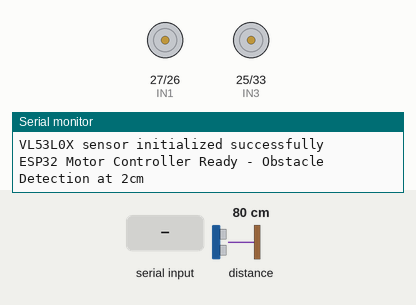
Recording of a sketch running on a simulated ESP32. Parts: motor-driver pin pairs drawn as motors (green arrow = first pin HIGH = forward, orange = second pin HIGH = backward, longer = more drive, scaled by the enable pin), the last lines printed to the serial monitor. Inputs (shaded band) come from the test bench; at power-on: distance to the obstacle 80 cm.

Above: at 1.2 s.
1.3 s: "90,45\n" received over Serial
At 2.5 s:
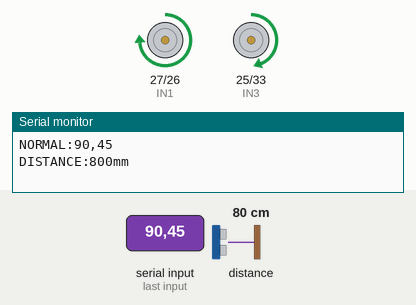
2.8 s: "30,150\n" received over Serial
At 3.4 s:
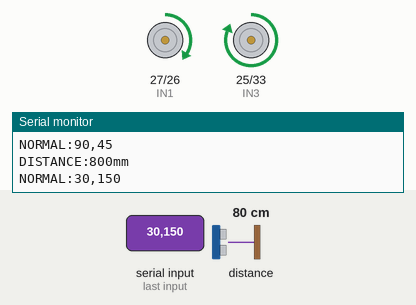
4.3 s: "1,90\n" received over Serial
At 5.3 s:
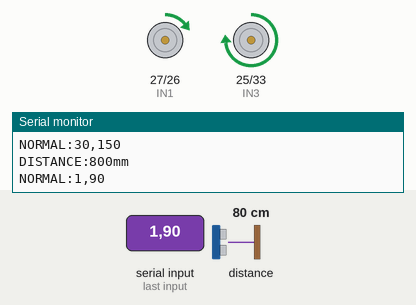
Timing chart, 0 to 7.3 s (numbered marks = the images above; inputs shaded):
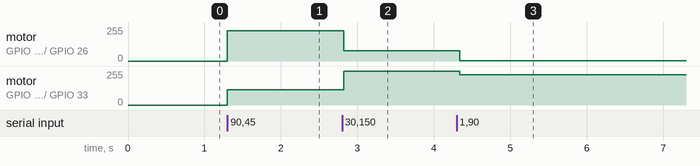

Measured:
- after the input at 1.3 s, motor on GPIO 27 (IN1) / GPIO 26 (IN2): stopped → forward 228/255 at once; motor on GPIO 25 (IN3) / GPIO 33 (IN4): stopped → forward 114/255 at once
- after the input at 2.8 s, motor on GPIO 27 (IN1) / GPIO 26 (IN2): forward 228/255 → forward 76/255 at once; motor on GPIO 25 (IN3) / GPIO 33 (IN4): forward 114/255 → forward 255/255 at once
- after the input at 4.3 s, motor on GPIO 27 (IN1) / GPIO 26 (IN2): forward 76/255 → forward 2/255 at once; motor on GPIO 25 (IN3) / GPIO 33 (IN4): forward 255/255 → forward 228/255 at once

The sketch:

esp_withVL.ino
```cpp
#include <Arduino.h>
#include <Wire.h>
#include <VL53L0X.h>

// Pin Motor sesuai konfigurasi Anda
#define ENA 14   // PWM Motor Kiri
#define IN1 27   // Motor Kiri
#define IN2 26   // Motor Kiri
#define IN3 25   // Motor Kanan
#define IN4 33   // Motor Kanan
#define ENB 32   // PWM Motor Kanan

// Pin I2C untuk VL53L0X (default ESP32)
#define SDA_PIN 21
#define SCL_PIN 22

// Obstacle detection parameters
#define OBSTACLE_DISTANCE 20   // Jarak deteksi obstacle dalam mm (2cm)
#define SENSOR_TIMEOUT 500     // Timeout sensor dalam ms

// Variabel untuk parsing serial
String inputString = "";
bool stringComplete = false;

// Variabel untuk motor control dan obstacle
int requestedPwmLeft = 0;
int requestedPwmRight = 0;
bool obstacleDetected = false;

// VL53L0X sensor object
VL53L0X sensor;
bool sensorInitialized = false;

void setup() {
  // Inisialisasi Serial
  Serial.begin(115200);
  inputString.reserve(50);

  // Setup pin motor
  pinMode(ENA, OUTPUT);
  pinMode(IN1, OUTPUT);
  pinMode(IN2, OUTPUT);
  pinMode(IN3, OUTPUT);
  pinMode(IN4, OUTPUT);
  pinMode(ENB, OUTPUT);

  // Setup PWM
  ledcSetup(0, 5000, 8);  // Channel 0 untuk ENA
  ledcSetup(1, 5000, 8);  // Channel 1 untuk ENB
  ledcAttachPin(ENA, 0);
  ledcAttachPin(ENB, 1);

  // Motor diam awal
  stopMotors();

  // Inisialisasi I2C
  Wire.begin(SDA_PIN, SCL_PIN);

  // Inisialisasi VL53L0X
  Serial.println("Initializing VL53L0X sensor...");
  sensor.setTimeout(SENSOR_TIMEOUT);

  if (!sensor.init()) {
    Serial.println("WARNING: VL53L0X sensor not found! Robot will work without obstacle detection.");
    sensorInitialized = false;
  } else {
    Serial.println("VL53L0X sensor initialized successfully");
    sensor.setMeasurementTimingBudget(20000); // 20ms untuk update cepat
    sensor.startContinuous();
    sensorInitialized = true;
  }

  Serial.println("ESP32 Motor Controller Ready - Obstacle Detection at 2cm");
}

void loop() {
  // Baca sensor jarak jika tersedia
  if (sensorInitialized) {
    checkObstacle();
  }

  // Baca data serial dari Raspberry Pi
  if (stringComplete) {
    // Parse data (format: "pwm_kiri,pwm_kanan")
    int commaIndex = inputString.indexOf(',');
    if (commaIndex > 0) {
      requestedPwmLeft = inputString.substring(0, commaIndex).toInt();
      requestedPwmRight = inputString.substring(commaIndex + 1).toInt();

      // Kontrol motor berdasarkan status obstacle
      if (obstacleDetected) {
        // Jika ada obstacle, stop motor dan kirim status ke Raspi
        setMotors(0, 0);
        Serial.print("OBSTACLE_DETECTED:");
        Serial.print(requestedPwmLeft);
        Serial.print(",");
        Serial.println(requestedPwmRight);
      } else {
        // Jika tidak ada obstacle, jalankan motor normal
        setMotors(requestedPwmLeft, requestedPwmRight);
        Serial.print("NORMAL:");
        Serial.print(requestedPwmLeft);
        Serial.print(",");
        Serial.println(requestedPwmRight);
      }
    }

    // Reset string
    inputString = "";
    stringComplete = false;
  }

  delay(10); // Small delay untuk stabilitas
}

// Fungsi untuk mengecek obstacle
void checkObstacle() {
  static unsigned long lastSensorRead = 0;
  const unsigned long sensorInterval = 30; // Baca sensor setiap 30ms

  if (millis() - lastSensorRead >= sensorInterval) {
    uint16_t distance = sensor.readRangeContinuousMillimeters();

    if (sensor.timeoutOccurred()) {
      // Jika sensor timeout, anggap tidak ada obstacle
      obstacleDetected = false;
    } else if (distance <= OBSTACLE_DISTANCE && distance > 0) {
      // Obstacle terdeteksi pada jarak 2cm atau kurang
      if (!obstacleDetected) {
        Serial.print("OBSTACLE_ALERT:");
        Serial.print(distance);
        Serial.println("mm");
        obstacleDetected = true;
      }
    } else {
      // Tidak ada obstacle
      if (obstacleDetected) {
        Serial.println("OBSTACLE_CLEARED");
        obstacleDetected = false;
      }
    }

    lastSensorRead = millis();

    // Debug output jarak sensor (berkala)
    static unsigned long lastDistanceOutput = 0;
    if (millis() - lastDistanceOutput >= 2000) { // Setiap 2 detik
      Serial.print("DISTANCE:");
      Serial.print(distance);
      Serial.println("mm");
      lastDistanceOutput = millis();
    }
  }
}

// Fungsi untuk menggerakkan motor
void setMotors(int pwmLeft, int pwmRight) {
  // Motor Kiri
  if (pwmLeft > 0) {
    digitalWrite(IN1, HIGH);
    digitalWrite(IN2, LOW);
    ledcWrite(0, map(pwmLeft, 0, 100, 0, 255));
  } else if (pwmLeft < 0) {
    digitalWrite(IN1, LOW);
    digitalWrite(IN2, HIGH);
    ledcWrite(0, map(abs(pwmLeft), 0, 100, 0, 255));
  } else {
    digitalWrite(IN1, LOW);
    digitalWrite(IN2, LOW);
    ledcWrite(0, 0);
  }

  // Motor Kanan
  if (pwmRight > 0) {
    digitalWrite(IN3, HIGH);
    digitalWrite(IN4, LOW);
    ledcWrite(1, map(pwmRight, 0, 100, 0, 255));
  } else if (pwmRight < 0) {
    digitalWrite(IN3, LOW);
    digitalWrite(IN4, HIGH);
    ledcWrite(1, map(abs(pwmRight), 0, 100, 0, 255));
  } else {
    digitalWrite(IN3, LOW);
    digitalWrite(IN4, LOW);
    ledcWrite(1, 0);
  }
}

void stopMotors() {
  digitalWrite(IN1, LOW);
  digitalWrite(IN2, LOW);
  digitalWrite(IN3, LOW);
  digitalWrite(IN4, LOW);
  ledcWrite(0, 0);
  ledcWrite(1, 0);
}

// SerialEvent untuk menangani data masuk
void serialEvent() {
  while (Serial.available()) {
    char inChar = (char)Serial.read();
    inputString += inChar;

    if (inChar == '\n') {
      stringComplete = true;
    }
  }
}
```
